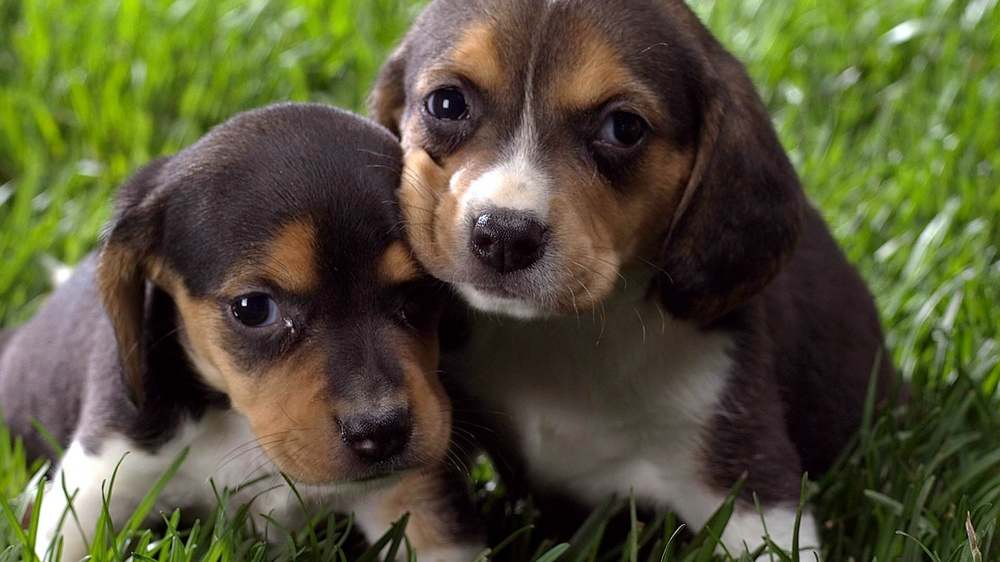
#> input picture img/dog.jpg, 1000 x 562 px, shrunk from 1920 x 1080 before the run
$ python 13_img_svd.py
#> lines starting #> are read from the running program, lines starting #| are printed output that depends on the picture
import numpy as np
import matplotlib.pyplot as plt
from PIL import Image
from utils import plot_svd_scree


# load image and extract one channel -> grayscale
image = Image.open('../img/dog.jpg')
#> image is the input picture: PIL image 1000x562 RGB; mean R, G, B 84, 83.2, 54.4
image = np.array(image)[:, :, 0]
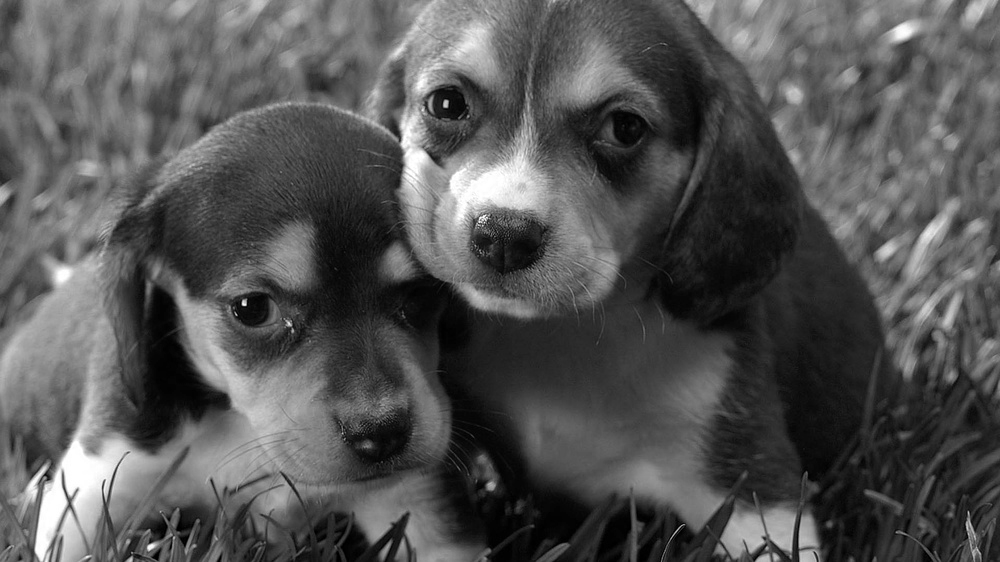
#> image: shape (562, 1000); min 0, max 255, mean 84

# get SVD
U, s, VT = np.linalg.svd(image)
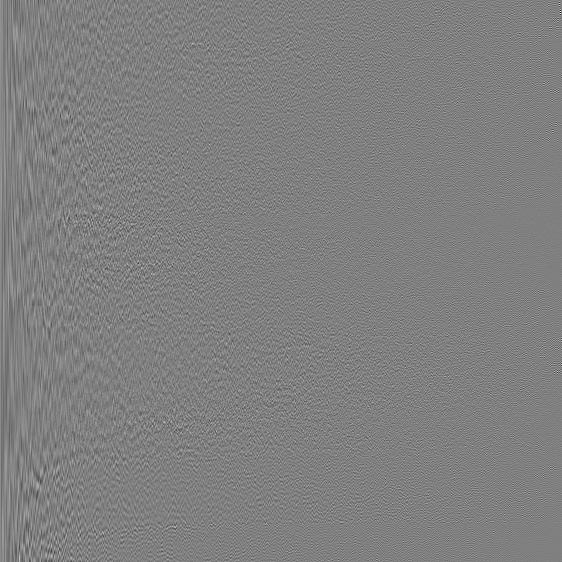
#> U: shape (562, 562) float64; min -0.429, max 0.425, mean 5.97e-05; drawn with min black and max white
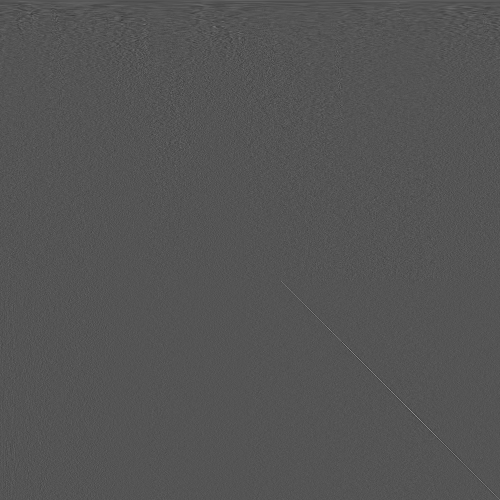
#> VT: shape (1000, 1000) float64 (shown at 1/2 size); min -0.354, max 0.712, mean 3.49e-05; drawn with min black and max white
#> s = 562 values, max 66157.9 at index 0, min 8.55 at index 561, mean 528.3
S = np.zeros([U.shape[1], VT.shape[0]])
np.fill_diagonal(S[:len(s), :len(s)], s)

# scree plot
x = range(len(s))
s = s / s[0]
#> s = 562 values, max 1 at index 0, min 0.000129 at index 561, mean 0.00798
plt.scatter(x[:30], s[:30], marker='o', facecolors='none', edgecolors='k')
plt.plot(x[:30], s[:30], linestyle='--', c='red', linewidth=0.8)
plt.ylabel(f'$\sigma$')
plt.xlabel(f'k')
plt.xlim(0, 30)
plt.tight_layout()
plt.savefig('../img/13_img_svd-scree.png')
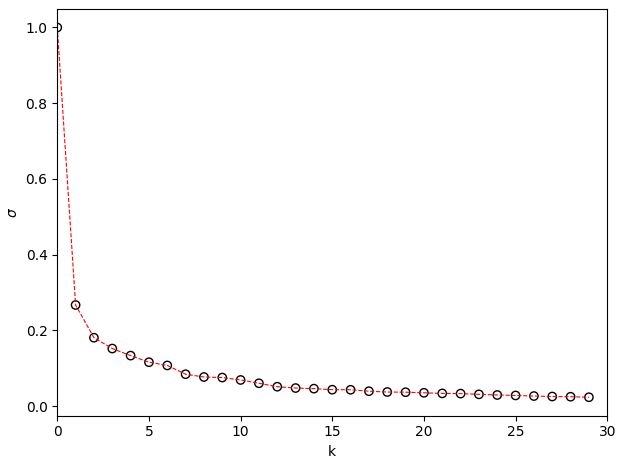
#> figure drawn by matplotlib, 1 panel; curve peaks at x = 0, y = 1

# low-rank reconstruction
# the two images below add to the original image! recon + compl = image
f = plt.figure(figsize=(6, 10))
for j in range(3):
    k = [1, 10, 30][j]
    recon = U[:, :k] @ S[:k, :k] @ VT[:k, :]
    compl = U[:, k:] @ S[k:, k:] @ VT[k:, :]
    ax_recon = f.add_subplot(3, 2, 2*j+1)
    ax_compl = f.add_subplot(3, 2, 2*j+2)
    ax_recon.set_ylabel(f'k={k}')
    ax_recon.imshow(recon, cmap='gray')
    ax_compl.imshow(compl, cmap='gray')
#> this loop made 3 passes
#> pass 1, `recon = U[:, :k] @ S[:k, :k] @ VT[:k, :]`:
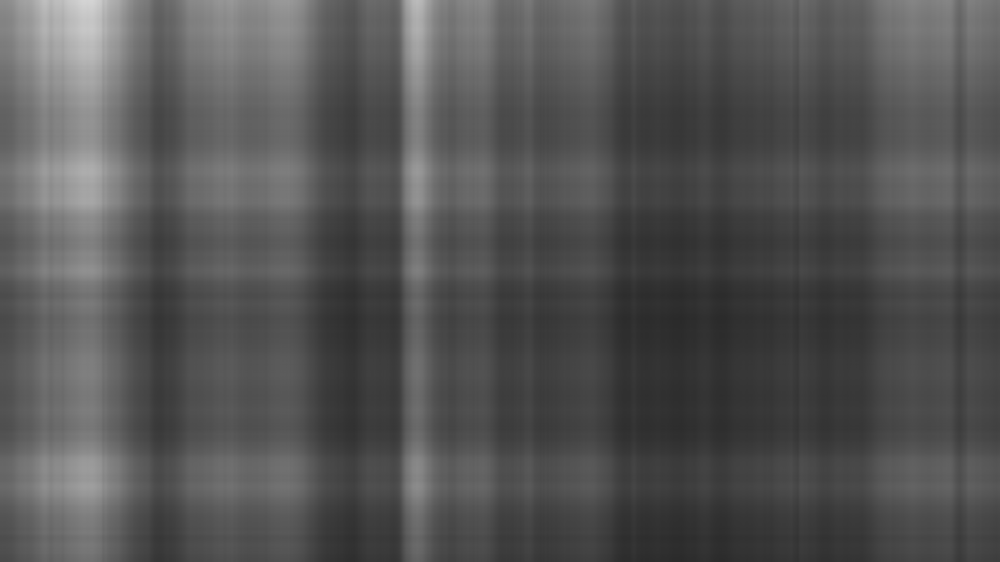
#> recon: shape (562, 1000) float64; min 42.24, max 212.4, mean 84.4
#> pass 1, `compl = U[:, k:] @ S[k:, k:] @ VT[k:, :]`:
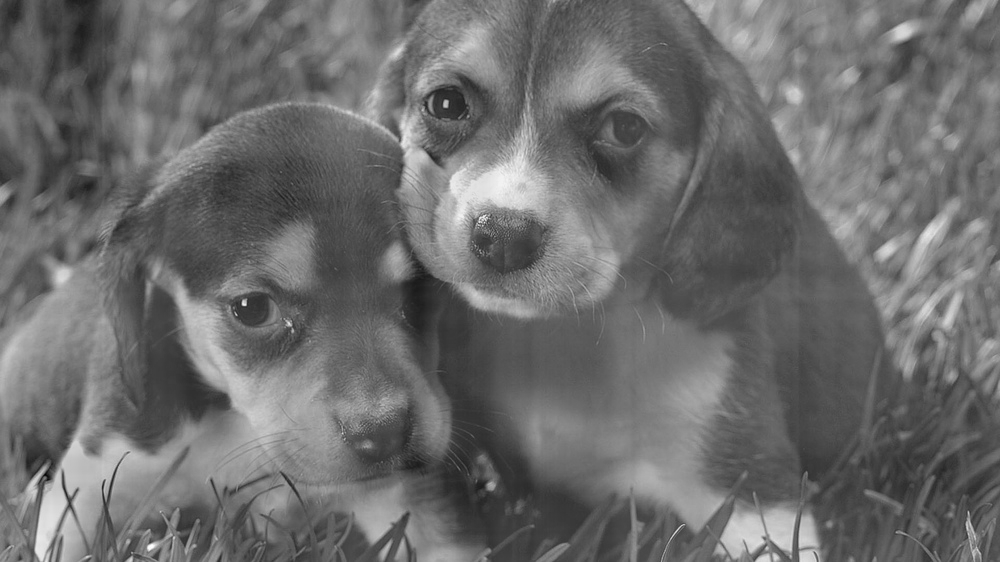
#> compl: shape (562, 1000) float64; min -137.8, max 185.2, mean -0.4; drawn with min black and max white

plt.tight_layout()
plt.savefig('../img/13_img_svd-reconstruction.jpg')
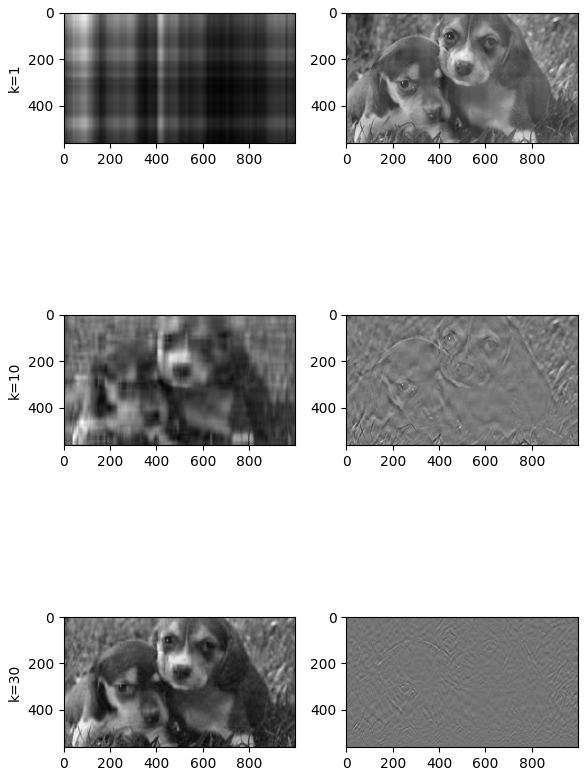
#> figure drawn by matplotlib, 6 panels

$ run again, with img/bb.jpg copied over img/dog.jpg
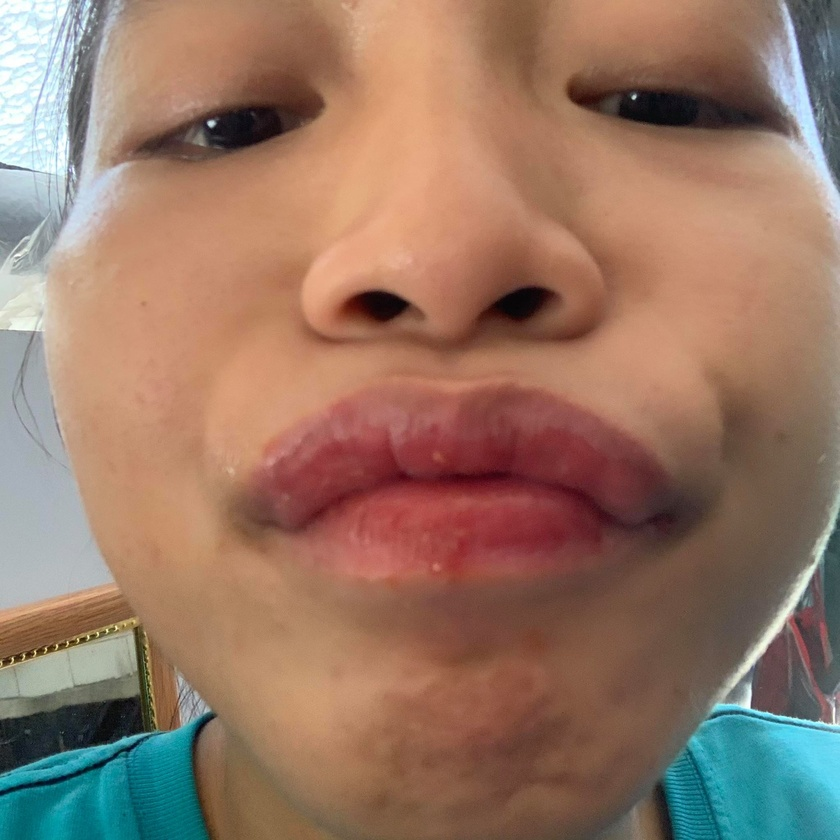
#> input picture img/bb.jpg, 840 x 840 px, shrunk from 2048 x 2048 before the run
#> image is the input picture: PIL image 840x840 RGB; mean R, G, B 150.3, 118.8, 101.4
#> image: shape (840, 840)
#> `U, s, VT = np.linalg.svd(image)`:
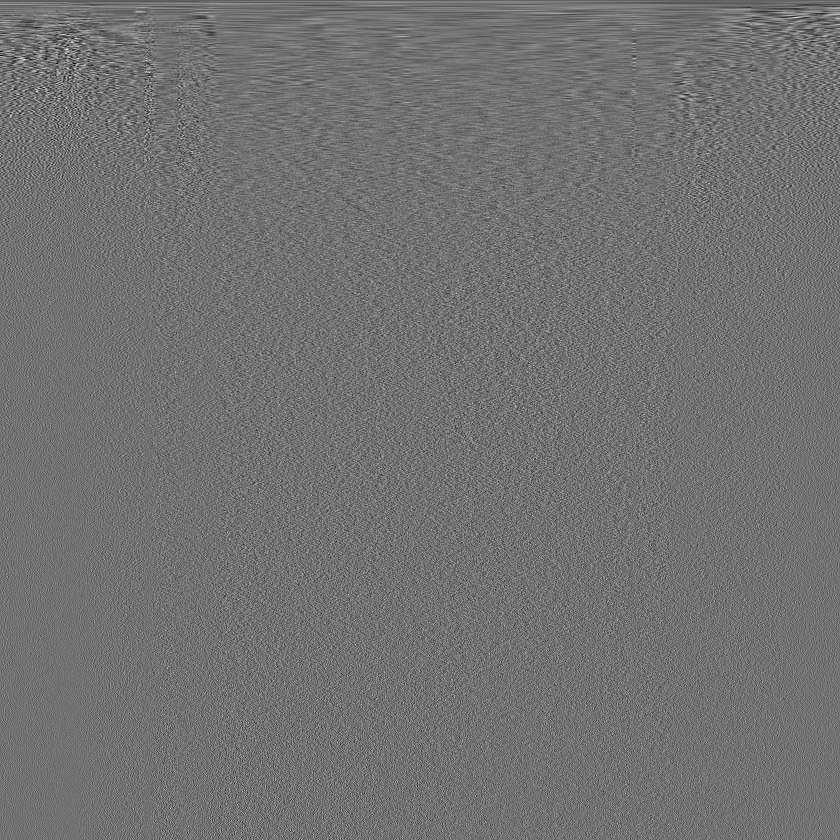
#> VT: shape (840, 840) float64; min -0.232, max 0.286, mean -4.5e-05; drawn with min black and max white
#> `U, s, VT = np.linalg.svd(image)`: s = 840 values, max 130146.9 at index 0, min 0.0183 at index 839, mean 380.8
#> `s = s / s[0]`: s = 840 values, max 1 at index 0, min 1.41e-07 at index 839, mean 0.00293
#> the loop `for j in range(3):` made 3 passes
#> pass 2, `compl = U[:, k:] @ S[k:, k:] @ VT[k:, :]`:
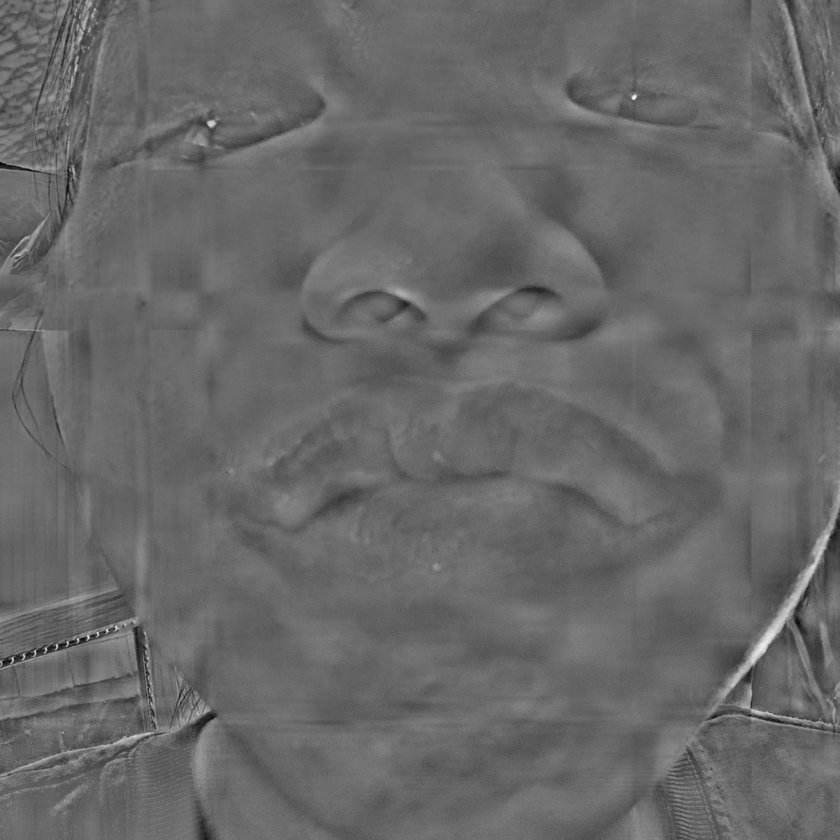
#> compl: shape (840, 840) float64; min -102, max 147.1, mean 0; drawn with min black and max white
